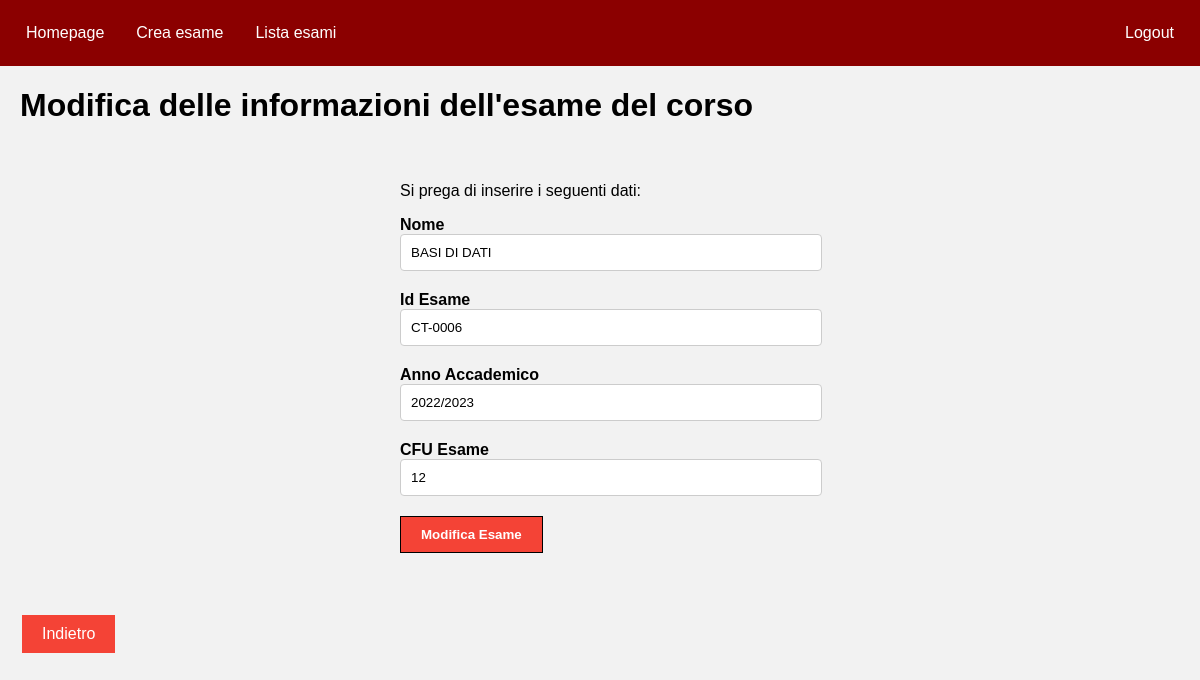
The page /modify_exam/CT-0006 (signed in) on the database its author committed.
### db_setup.py (models this page shows, shortened)
class Esame( db.Model):
    idE = db.Column(db.String(100), primary_key=True, unique = True)
    nome = db.Column(db.String(100))
    anno_accademico = db.Column(db.String(100))
    cfu = db.Column(db.Integer)

### routes.py (the view, shortened to what this page needs)
@bp.route('/modify_exam/<string:idE>', methods=['GET', 'POST'])
@login_required
def modify_exam(idE):
    from db_setup import Esame, db
    from forms import Modify_Exam
    esame = Esame.query.filter_by(idE=idE).first()
    form = Modify_Exam(obj=esame)
    db.session.commit()
    flask.flash('Esame aggiornato')
    esame=db.session.query(Esame).filter(Esame.idE == idE).first()
    return flask.render_template('modify_exam.html', form=form, idE=idE, esame=esame)

### forms.py
class Modify_Exam( FlaskForm ):
    from db_setup import Esame
    nome = StringField('Nome', validators=[InputRequired(), Length(max=50)], render_kw={"placeholder": "Nome"})
    idE = StringField('Id Esame', validators=[InputRequired(), Length(max=50)], render_kw={"placeholder": "Id Esame"})
    anno_accademico = StringField('Anno Accademico', validators=[InputRequired(), Length(max=50)], render_kw={"placeholder": "Anno Accademico"})
    cfu = StringField('CFU Esame', validators=[InputRequired(), Length(max=50)], render_kw={"placeholder": "CFU Esame"})
    created = HiddenField()
    submit = SubmitField('Modifica Esame')

### routes.py (called while the page is built)
@login_manager.user_loader
def load_user(user_id):
    from db_setup import Docente
    return Docente.query.get(user_id)

### app/templates/modify_exam.html (shortened to what this page needs)
<!DOCTYPE html>
<html lang="en">
<head>
    <link rel="stylesheet" href="../static/exam_page.css">
    <link rel="stylesheet" href="../static/create-modify_exam-test.css">
    <link rel="stylesheet" href="../static/goback.css">
    <link rel="stylesheet" href="../static/navbar.css">
</head>
<body>
    <ul>
        <li><a href="{{ url_for('routes.homepage') }}">Homepage</a></li>
        <li><a href="{{ url_for('routes.create_exam') }}">Crea esame</a></li>
        <li><a href="{{ url_for('routes.view_exams') }}">Lista esami</a></li>
        <li style="float:right"><a href="{{ url_for('routes.login') }}">Logout</a></li>
    </ul>
    <div id="Informazioni" class="w3-container">
        <h1>Modifica delle informazioni dell'esame del corso</h1>
    </div>
    <form method="POST" action="{{ url_for('routes.modify_exam', idE=idE) }}">
        <p>Si prega di inserire i seguenti dati:</p>
        <div class="form-group">
            {{ form.nome.label(class="w3-label") }}
            {{ form.nome(class="w3-input w3-border", placeholder="Nome") }}
        </div>
        <div class="form-group">
            {{ form.idE.label(class="w3-label") }}
            {{ form.idE(class="w3-input w3-border", placeholder="Id Esame") }}
        </div>
        <div class="form-group">
            {{ form.anno_accademico.label(class="w3-label") }}
            {{ form.anno_accademico(class="w3-input w3-border", placeholder="Anno Accademico") }}
        </div>
        <div class="form-group">
            {{ form.cfu.label(class="w3-label") }}
            {{ form.cfu(class="w3-input w3-border", placeholder="CFU") }}
        </div>
        <div class="form-group">
            {{ form.submit(class="w3-btn w3-red w3-hover-green w3-border-black") }}
        </div>
    </form>
    <br>
    <button id="goback" onclick="goBack()" class="button-goback">Indietro</button>
</body>
</html>

### app/static/exam_page.css (style rules this page uses)
#Informazioni { margin-top: 20px; padding-left: 20px; }

### app/static/create-modify_exam-test.css (style rules this page uses)
form { max-width: 400px; margin: 0 auto; padding: 20px; }
.form-group { margin-bottom: 20px; }
.w3-input { width: 100%; padding: 10px; border: 1px solid #ccc; border-radius: 4px; }
.w3-btn { padding: 10px 20px; border: none; cursor: pointer; font-weight: bold; }
.w3-red { background-color: #f44336; color: white; }
.w3-border-black { border: 1px solid black; }

### app/static/goback.css (style rules this page uses)
.button-goback { background-color: #f44336; color: white; border: none; padding: 10px 20px; text-align: center; text-decoration: none; display: inline-block; font-size: 16px; margin: 4px 2px; cursor: pointer; position: relative; left: 20px; }

### app/static/navbar.css (style rules this page uses)
body { background-color: #f2f2f2; font-family: Arial, sans-serif; margin: 0; padding: 0; }
.w3-label { font-weight: bold; }
ul { padding: 10px; background-color: #8B0000; list-style-type: none; margin: 0; overflow: hidden; }
li { float: left; }
li a { color: #fff; text-align: center; display: block; padding: 14px 16px; text-decoration: none; }

### rows shown on the page
Esame: nome "BASI DI DATI", idE "CT-0006", anno_accademico "2022/2023", cfu "12"
